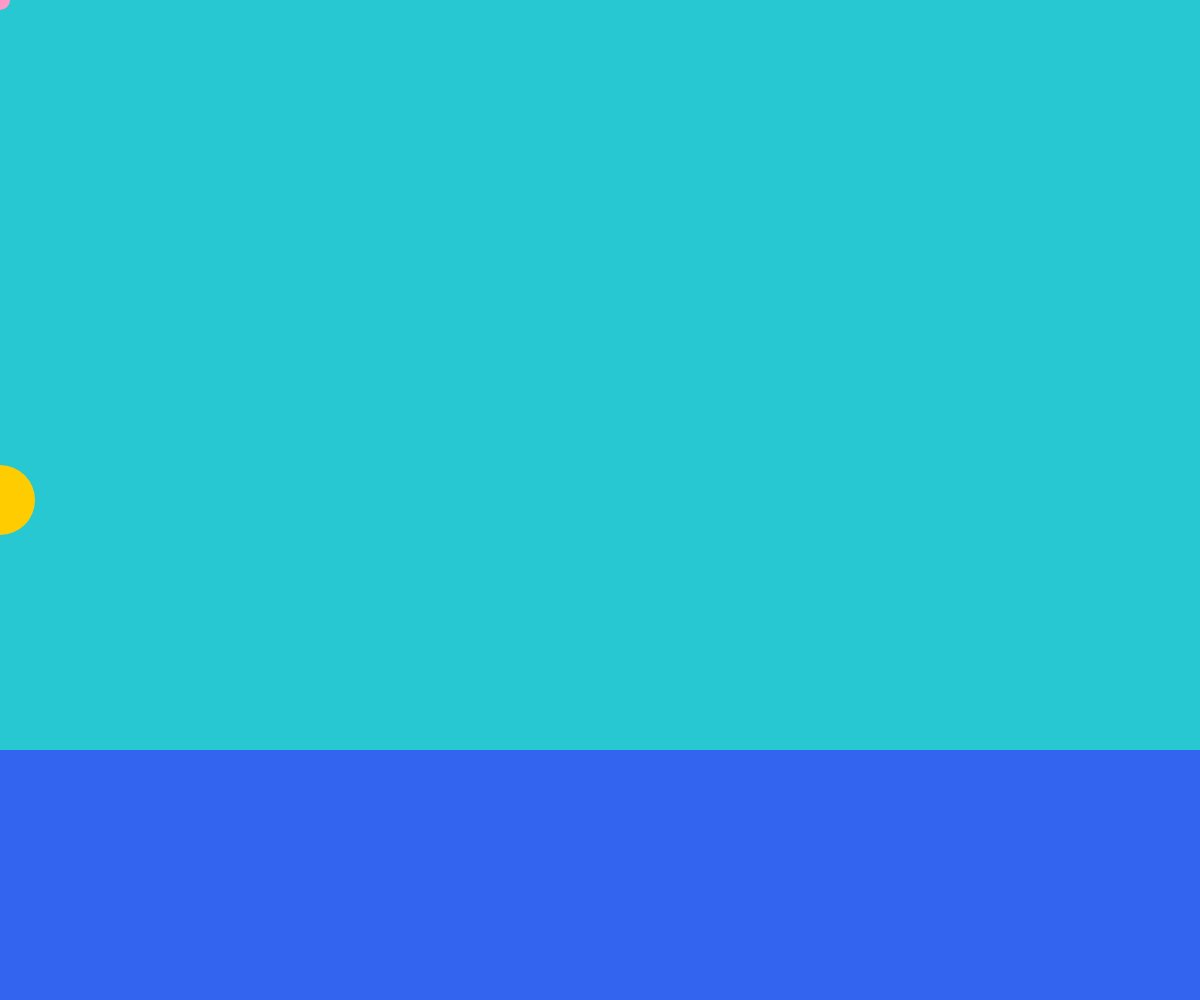
Frame 1 (no input)
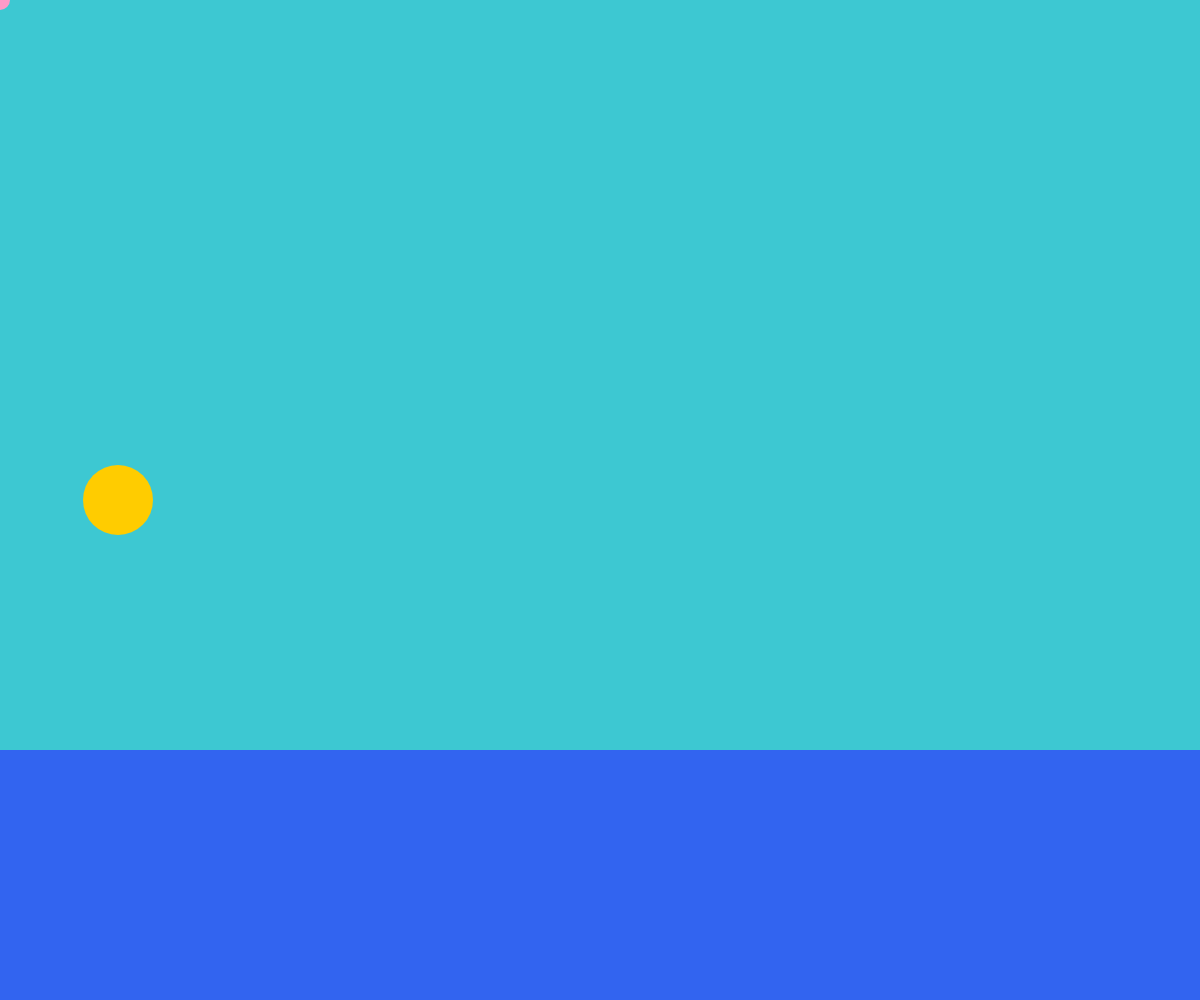
Frame 60 (no input)
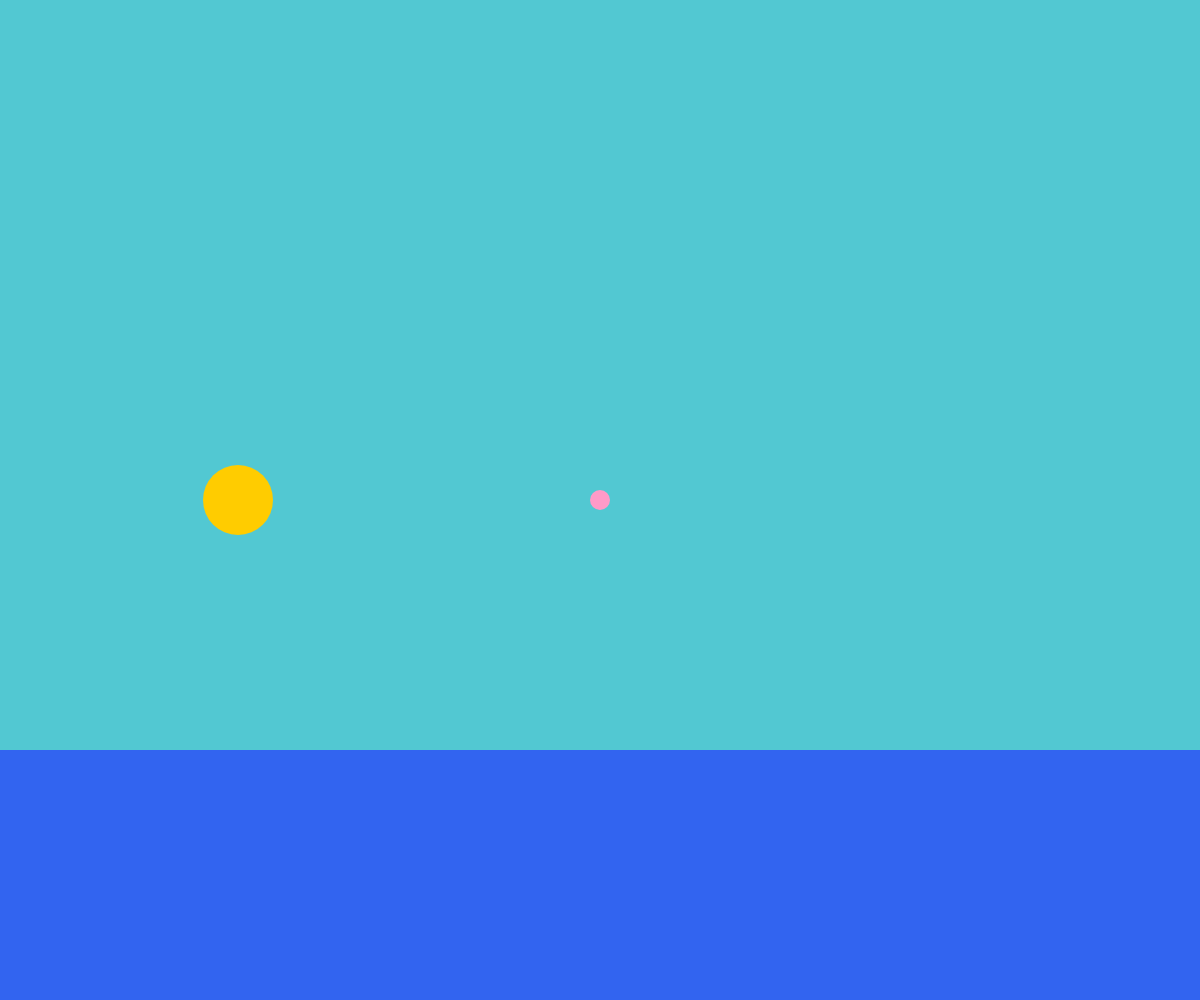
Frame 120 (the mouse pressed at the canvas centre since frame 60)

The p5.js sketch that drew these frames (run headless with seeded random() and noise() and a simulated clock; from frame 60 on, the mouse is pressed at the canvas centre):

// p5.js sketch
// ── sketch.js
// let x = 0; // Posición inicial de la pelota

// function setup() {
//   createCanvas(windowWidth, windowHeight);
// }

// function draw() {
//   // background(135, 206, 235); // Cielo azul claro
//   // Cambiar el color del fondo en función de la posición de la pelota
//   let bgColor = map(x, 0, width, 40, 250); // Mapea la posición de la pelota a un valor de color entre 0 y 255
//   background(bgColor, 125, 200); // Fondo cambia de color

//   // Dibujar la pelota
//   fill(255, 204, 0);
//   noStroke();
//   ellipse(x, height / 2, 70, 70); // Pelota

//   // Movimiento de la pelota de izquierda a derecha
//   x += 2;

//   // Si la pelota sale de la pantalla, reiniciar posición
//   if (x > width) {
//     x = 0;
//   }

//   // Dibujar el sol
//   fill(255, 204, 0);
//   noStroke();
//   ellipse(mouseX, mouseY, 80, 80); // Sol

//   // Dibujar el mar
//   fill(50, 200, 200);
//   rect(0, (height * 3) / 4, width, height / 4); // Mar
// }

let x = 0; // Posición inicial de la pelota

function setup() {
  createCanvas(windowWidth, windowHeight);
}

function draw() {
  // background(135, 206, 235); // Cielo azul claro
  // Cambiar el color del fondo en función de la posición de la pelota
  let bgColor = map(x, 0, width, 40, 250); // Mapea la posición de la pelota a un valor de color entre 0 y 255
  background(bgColor, 200, 210); // Fondo cambia de color

  // Dibujar la pelota
  fill(255, 204, 0);
  noStroke();
  ellipse(x, height / 2, 70, 70); // Pelota

  // Movimiento de la pelota de izquierda a derecha
  x += 2;

  // Si la pelota sale de la pantalla, reiniciar posición
  if (x > width) {
    x = 0;
  }

  // Dibujar el punto
  fill(255, 154, 200);
  noStroke();
  ellipse(mouseX, mouseY, 20, 20); // Sol

  // Dibujar el mar
  fill(50, 100, 240);
  rect(0, (height * 3) / 4, width, height / 4); // Mar
}
